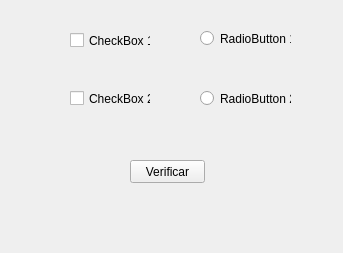
<?xml version="1.0" encoding="UTF-8"?>
<ui version="4.0">
 <class>MainWindow</class>
 <widget class="QMainWindow" name="MainWindow">
  <property name="geometry">
   <rect>
    <x>0</x>
    <y>0</y>
    <width>343</width>
    <height>253</height>
   </rect>
  </property>
  <property name="windowTitle">
   <string>MainWindow</string>
  </property>
  <widget class="QWidget" name="centralwidget">
   <widget class="QPushButton" name="pushButton">
    <property name="geometry">
     <rect>
      <x>130</x>
      <y>160</y>
      <width>75</width>
      <height>23</height>
     </rect>
    </property>
    <property name="text">
     <string>Verificar</string>
    </property>
   </widget>
   <widget class="QCheckBox" name="checkBox">
    <property name="geometry">
     <rect>
      <x>70</x>
      <y>30</y>
      <width>81</width>
      <height>21</height>
     </rect>
    </property>
    <property name="text">
     <string>CheckBox 1</string>
    </property>
   </widget>
   <widget class="QCheckBox" name="checkBox_2">
    <property name="geometry">
     <rect>
      <x>70</x>
      <y>90</y>
      <width>81</width>
      <height>17</height>
     </rect>
    </property>
    <property name="text">
     <string>CheckBox 2</string>
    </property>
   </widget>
   <widget class="QRadioButton" name="radioButton">
    <property name="geometry">
     <rect>
      <x>200</x>
      <y>30</y>
      <width>91</width>
      <height>17</height>
     </rect>
    </property>
    <property name="text">
     <string>RadioButton 1</string>
    </property>
   </widget>
   <widget class="QRadioButton" name="radioButton_2">
    <property name="geometry">
     <rect>
      <x>200</x>
      <y>90</y>
      <width>91</width>
      <height>17</height>
     </rect>
    </property>
    <property name="text">
     <string>RadioButton 2</string>
    </property>
   </widget>
  </widget>
 </widget>
 <resources/>
 <connections/>
</ui>
